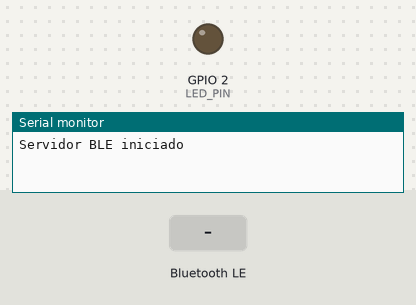
This program was run on a simulated ESP32. On the bench: output pins drawn as LEDs (lit = HIGH), the last lines printed to the serial monitor. The inputs (shaded band) are chosen by the test bench. Nothing arrives over Bluetooth unless stated; a phone connects over Bluetooth LE 3 s after start.

Above: at 1.2 s.
1.3 s: Bluetooth LE write "1" received
At 2.5 s:
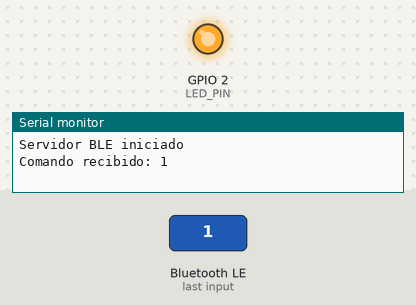
2.8 s: Bluetooth LE write "0" received
At 3.6 s:
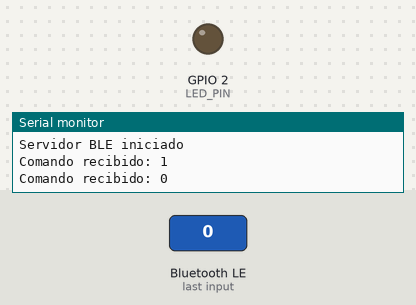
Timing chart, 0 to 5.8 s (numbered marks = the images above; inputs shaded):
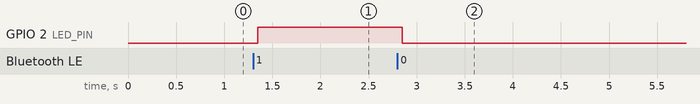

The program:

main.cpp
```cpp
#include <Arduino.h>
#include <BLEDevice.h>
#include <BLEServer.h>
#include <BLEUtils.h>
#include <BLECharacteristic.h>

#define LED_PIN 2  // Pin del LED integrado

// UUID para identificar el servicio y las características
#define SERVICE_UUID        "12345678-1234-1234-1234-123456789012"
#define CHARACTERISTIC_UUID_WRITE "12345678-1234-1234-1234-123456789013"
#define CHARACTERISTIC_UUID_READ  "12345678-1234-1234-1234-123456789014"

// Características globales
BLECharacteristic *pCharacteristicWrite;
BLECharacteristic *pCharacteristicRead;

bool ledState = false;  // Estado del LED

// Clase que maneja la recepción de datos en la característica de escritura
class MyCallbacks : public BLECharacteristicCallbacks {
    void onWrite(BLECharacteristic *pCharacteristic) {
        std::string value = pCharacteristic->getValue();
        if (value.length() > 0) {
            Serial.print("Comando recibido: ");
            for (int i = 0; i < value.length(); i++) {
                Serial.print(value[i]);
            }
            Serial.println();

            // Si recibe "1", enciende el LED, si recibe "0", lo apaga
            if (value == "1") {
                digitalWrite(LED_PIN, HIGH);
                ledState = true;
            } else if (value == "0") {
                digitalWrite(LED_PIN, LOW);
                ledState = false;
            }

            // Actualiza el estado del LED en la característica de lectura
            pCharacteristicRead->setValue(ledState ? "1" : "0");
        }
    }
};

void setup() {
  Serial.begin(115200);
  pinMode(LED_PIN, OUTPUT);

  // Configura el dispositivo como servidor BLE
  BLEDevice::init("ESP32_LED_Control"); // Nombre del dispositivo
  BLEServer *pServer = BLEDevice::createServer();

  // Crea el servicio BLE
  BLEService *pService = pServer->createService(SERVICE_UUID);

  // Crea la característica para escribir (control del LED)
  pCharacteristicWrite = pService->createCharacteristic(
                          CHARACTERISTIC_UUID_WRITE,
                          BLECharacteristic::PROPERTY_WRITE
                        );
  pCharacteristicWrite->setCallbacks(new MyCallbacks());

  // Crea la característica para leer (estado del LED)
  pCharacteristicRead = pService->createCharacteristic(
                          CHARACTERISTIC_UUID_READ,
                          BLECharacteristic::PROPERTY_READ
                        );
  pCharacteristicRead->setValue("0");  // Estado inicial del LED apagado

  // Inicia el servicio y comienza a anunciar el servidor
  pService->start();
  BLEAdvertising *pAdvertising = BLEDevice::getAdvertising();
  pAdvertising->start();

  Serial.println("Servidor BLE iniciado");
}

void loop() {
  // No se necesita código adicional aquí, ya que todo se maneja por callbacks.
}
```

Measured:
- after the input at 1.3 s, GPIO 2 (LED_PIN): LOW → HIGH after 0.05 s
- after the input at 2.8 s, GPIO 2 (LED_PIN): HIGH → LOW after 0.05 s
